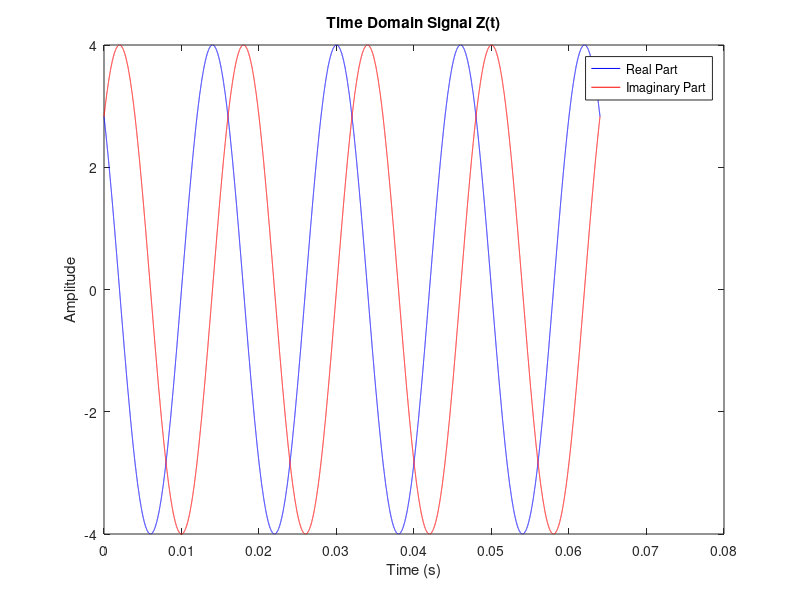

This chart was generated by the following MATLAB code:
clc; 
clear all; 
close all;

% 參數設置
T = 16e-3; % 週期為16毫秒
f0 = 1 / T; % 基頻
t = 0:1e-6:4*T; % 時間向量，從0到一個週期，以1微秒為步長

% 複數指數信號
Z = 4 * exp(1i * (125 * pi * t + pi / 4));

% 畫出時間域信號的實部和虛部
figure;
plot(t, real(Z), 'b', t, imag(Z), 'r');
title('Time Domain Signal Z(t)');
xlabel('Time (s)');
ylabel('Amplitude');
legend('Real Part', 'Imaginary Part');
